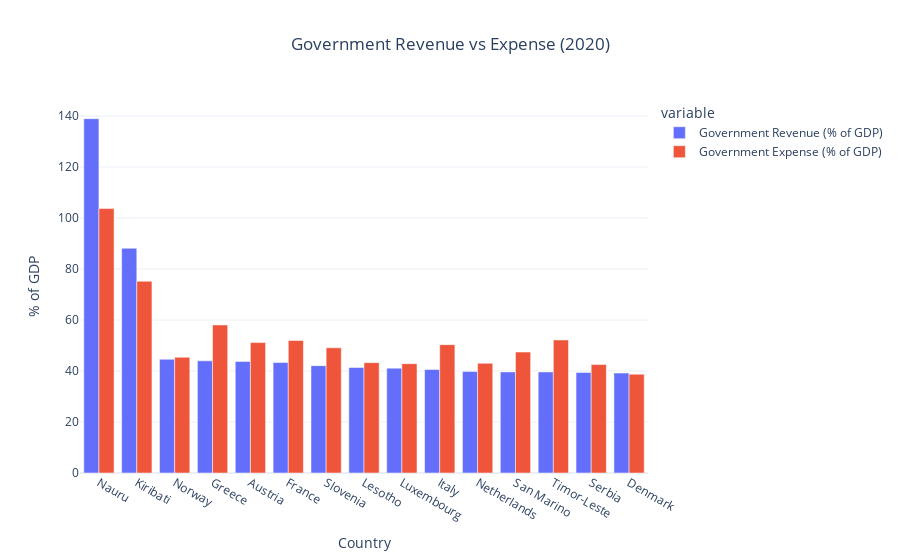

Notebook code cell kept with this figure:
### Markdown cell above
# 🏛 Fiscal Dynamics: Government Revenue vs Expenditure

Government revenue and expenditure as a percentage of GDP illustrate  
a country's fiscal structure and policy stance.

This visualization compares how governments balance income and spending.

### Code cell
year_filtered = df[df["year"] == 2020].copy()

year_filtered = year_filtered.dropna(
    subset=[
        "Government Revenue (% of GDP)",
        "Government Expense (% of GDP)"
    ]
)

top_fiscal = year_filtered.sort_values(
    "Government Revenue (% of GDP)", ascending=False
).head(15)

fig = px.bar(
    top_fiscal,
    x="country_name",
    y=[
        "Government Revenue (% of GDP)",
        "Government Expense (% of GDP)"
    ],
    title="Government Revenue vs Expense (2020)",
    barmode="group"
)

fig.update_layout(
    template="plotly_white",
    title_x=0.5,
    xaxis_title="Country",
    yaxis_title="% of GDP"
)

fig.show()

### Figure 1 — Plotly figure (JSON) as saved in the notebook; plotly's stock layout.template omitted (floating-point values rounded to 4 significant figures)
{"data": [{"alignmentgroup": "True", "hovertemplate": "variable=Government Revenue (% of GDP)<br>country_name=%{x}<br>value=%{y}<extra></extra>", "legendgroup": "Government Revenue (% of GDP)", "marker": {"color": "#636efa", "pattern": {"shape": ""}}, "name": "Government Revenue (% of GDP)", "offsetgroup": "Government Revenue (% of GDP)", "orientation": "v", "showlegend": true, "textposition": "auto", "type": "bar", "x": ["Nauru", "Kiribati", "Norway", "Greece", "Austria", "France", "Slovenia", "Lesotho", "Luxembourg", "Italy", "Netherlands", "San Marino", "Timor-Leste", "Serbia", "Denmark"], "xaxis": "x", "y": [139.0, 88.15, 44.61, 44.0, 43.76, 43.32, 42.11, 41.39, 41.14, 40.6, 39.84, 39.66, 39.65, 39.43, 39.21], "yaxis": "y"}, {"alignmentgroup": "True", "hovertemplate": "variable=Government Expense (% of GDP)<br>country_name=%{x}<br>value=%{y}<extra></extra>", "legendgroup": "Government Expense (% of GDP)", "marker": {"color": "#EF553B", "pattern": {"shape": ""}}, "name": "Government Expense (% of GDP)", "offsetgroup": "Government Expense (% of GDP)", "orientation": "v", "showlegend": true, "textposition": "auto", "type": "bar", "x": ["Nauru", "Kiribati", "Norway", "Greece", "Austria", "France", "Slovenia", "Lesotho", "Luxembourg", "Italy", "Netherlands", "San Marino", "Timor-Leste", "Serbia", "Denmark"], "xaxis": "x", "y": [103.7, 75.21, 45.39, 58.07, 51.16, 51.96, 49.11, 43.29, 42.89, 50.34, 43.02, 47.44, 52.19, 42.54, 38.76], "yaxis": "y"}], "layout": {"barmode": "group", "legend": {"title": {"text": "variable"}, "tracegroupgap": 0}, "title": {"text": "Government Revenue vs Expense (2020)", "x": 0.5}, "xaxis": {"anchor": "y", "domain": [0, 1], "title": {"text": "Country"}}, "yaxis": {"anchor": "x", "domain": [0, 1], "title": {"text": "% of GDP"}}}}
